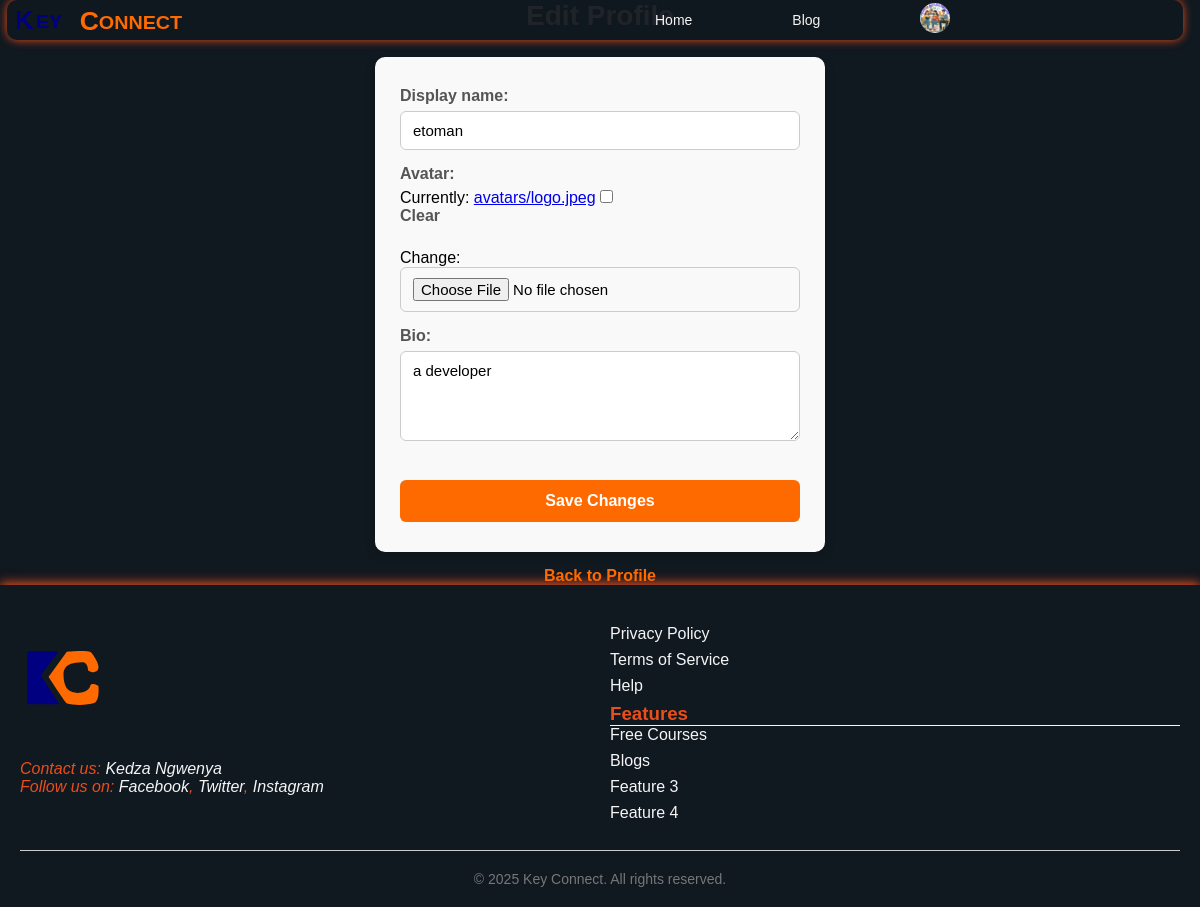
Page /profile/edit/ (signed in) on the committed database.
### keyConnectapp/models.py (models this page shows, shortened)
class Profile(models.Model):
    user = models.OneToOneField(settings.AUTH_USER_MODEL, on_delete=models.CASCADE)
    display_name = models.CharField(max_length=100, blank=True)
    avatar = models.ImageField(upload_to="avatars/", blank=True, null=True)
    bio = models.TextField(blank=True)
    personal_details = models.TextField(blank=True)  # ✅ New field

### keyConnectapp/views.py (the view)
# urls.py: path('profile/edit/', views.edit_profile_view, name='edit_profile'),
@login_required
def edit_profile_view(request):
    profile = getattr(request.user, 'profile', None)
    if request.method == 'POST':
        form = ProfileForm(request.POST, request.FILES, instance=profile)
        if form.is_valid():
            form.save()
            messages.success(request, 'Profile updated successfully.')
            return redirect('profile', user_id=request.user.id)
    else:
        form = ProfileForm(instance=profile)
    return render(request, 'keyConnectapp/edit_profile.html', {'form': form})

### keyConnectapp/forms.py
class ProfileForm(forms.ModelForm):
    class Meta:
        model = Profile
        fields = ['display_name', 'avatar', 'bio']
        widgets = {
            'bio': forms.Textarea(attrs={'rows': 4, 'placeholder': 'Tell us about yourself'}),
        }

### keyConnectapp/context_processors.py (called while the page is built)
def user_profile(request):
    if request.user.is_authenticated:
        try:
            profile = Profile.objects.get(user=request.user)
        except Profile.DoesNotExist:
            profile = None
    else:
        profile = None
    return {'nav_profile': profile}

### keyConnectapp/templates/keyConnectapp/edit_profile.html (shortened to what this page needs)
{% extends "base.html" %}
{% load static %}
{% block content %}
<h2 class="edit-profile__title">Edit Profile</h2>
<form method="post" enctype="multipart/form-data" class="edit-profile__form">
    <div class="edit-profile__form-fields">
        {{ form.as_p }}
    </div>
    <button type="submit" class="edit-profile__submit-btn">Save Changes</button>
</form>
<a href="{% url 'profile' request.user.id %}" class="edit-profile__back-link">Back to Profile</a>
{% endblock %}

### templates/base.html (shortened to what this page needs)
<!DOCTYPE html>
<html>
<head>
    {% load static %}
    <link rel="stylesheet" href="{% static 'keyConnectapp/style.css' %}">
</head>
<body>
    <header class="main-header">
        <nav class="navbar">
            <img class="logo" src="{% static 'keyConnectapp/images/logooo.svg' %}" alt="Logo" />
            <ul class="nav-links">
                <li><a href="{% url 'home' %}">Home</a></li>
                <li><a href="{% url 'blog' %}">Blog</a></li>
                {% if user.is_authenticated %}
                <li class="profile-dropdown">
                    <img src="{% if nav_profile and nav_profile.avatar %}{{ nav_profile.avatar.url }}{% else %}{% static 'images/default_avatar.png' %}{% endif %}"
                        alt="Profile" class="nav-profile-pic" />
                </li>
                {% else %}
                <li><a href="{% url 'login' %}">Login</a></li>
                <li><a href="{% url 'register' %}"><span class="sign-up">Register</span></a></li>
                {% endif %}
            </ul>
        </nav>
    </header>
    <main>
        {% block content %}{% endblock %}
    </main>
    <footer>
        <div class="footer-container">
            <address class="footer-left">
                <div class="footer-logo">
                    <img class="logo" src="{% static 'keyConnectapp/images/KEY-CONNECT.svg' %}" alt="Logo">
                </div>
                <p>Contact us: <a href="mailto:kedzangwenya@gmail.com">Kedza Ngwenya</a></p>
                <p>Follow us on:
                    <a href="https://www.facebook.com/keyconnect">Facebook</a>,
                    <a href="https://www.twitter.com/keyconnect">Twitter</a>,
                    <a href="https://www.instagram.com/keyconnect">Instagram</a>
                </p>
            </address>
            <div class="footer-right">
                <nav class="footer-nav">
                    <ul>
                        <li><a href="#">Privacy Policy</a></li>
                        <li><a href="#">Terms of Service</a></li>
                        <li><a href="#">Help</a></li>
                    </ul>
                </nav>
                <div class="feature">
                    <h3>Features</h3>
                    <ul>
                        <li><a href="#">Free Courses</a></li>
                        <li><a href="#">Blogs</a></li>
                        <li><a href="#">Feature 3</a></li>
                        <li><a href="#">Feature 4</a></li>
                    </ul>
                </div>
            </div>
        </div>
        <div class="footer-bottom">
            <p>&copy; 2025 Key Connect. All rights reserved.</p>
        </div>
    </footer>
</body>
</html>

### keyConnectapp/static/keyConnectapp/style.css (style rules this page uses)
* { margin: 0; padding: 0; box-sizing: border-box; font-family: 'Arial', 'roboto'; }
:root { --background-color1: #ffb400; --background-color2: #e94e1b; --text-color: #2b2b2b; --rich-black: #101820; --rich-black2: #10182085; --text-color2: #f5f5f5; --test-color1: #ff6a00; }
body { background-color: var(--rich-black); }
.main-header { width: 98%; height: 40px; background-color: var(--rich-black2); display: flex; align-items: center; padding: 0 10px; margin: auto; border-radius: 10px; box-shadow: 0 0 10px var(--background-color2); position: fixed; top: 0; left: 7px; z-index: 1000; }
.navbar { width: 100%; display: flex; justify-content: space-between; align-items: center; }
.logo { height: 5%; width: 15%; }
.nav-links { list-style: none; display: flex; align-items: center; gap: 100px; margin: 0; width: 50%; padding: 0 5px 0 60px; }
.nav-links li { position: relative; }
.nav-links a { text-decoration: none; color: var(--text-color2); font-size: 14px; }
.nav-profile-pic { height: 30px; width: 30px; border-radius: 50%; cursor: pointer; object-fit: cover; aspect-ratio: 1 / 1; margin: 2 0 0 10px; }
.profile-dropdown { position: relative; }
:root { --cards-visible: 3; --gap: 20px; --card-height: 320px; }
footer { background-color: var(--rich-black); padding: 40px 20px 20px; font-family: sans-serif; box-shadow: 0 -2px 10px var(--background-color2); }
.feature h3 { color: var(--background-color2); border-bottom: 1px solid var(--text-color2); }
.footer-container { display: flex; justify-content: space-between; flex-wrap: wrap; gap: 20px; border-bottom: 1px solid #ccc; padding-bottom: 20px; }
.footer-container p { color: var(--background-color2); }
.footer-left, .footer-right { flex: 1; min-width: 250px; }
.footer-logo img { max-width: 120px; margin-bottom: 10px; }
.footer-nav ul, .feature ul { list-style: none; padding: 0; }
.footer-nav ul li, .feature ul li { margin-bottom: 8px; }
.footer-nav a, .feature a, address a { color: var(--text-color2); text-decoration: none; }
.footer-bottom { text-align: center; margin-top: 20px; font-size: 14px; color: #777; }
.edit-profile__title { font-size: 28px; font-weight: 700; color: #333; margin-bottom: 25px; text-align: center; }
.edit-profile__form { max-width: 450px; margin: 0 auto; background-color: #f9f9f9; padding: 30px 25px; border-radius: 10px; box-shadow: 0 4px 12px rgba(0,0,0,0.1); display: flex; flex-direction: column; gap: 20px; }
.edit-profile__form-fields p { margin-bottom: 15px; }
.edit-profile__form-fields label { display: block; font-weight: 600; margin-bottom: 6px; color: #555; }
.edit-profile__form-fields input[type="text"], .edit-profile__form-fields input[type="email"], .edit-profile__form-fields textarea, .edit-profile__form-fields input[type="file"] { width: 100%; padding: 10px 12px; border: 1px solid #ccc; border-radius: 6px; font-size: 15px; transition: border-color 0.3s ease; }
.edit-profile__submit-btn { padding: 12px 0; background-color: #ff6a00; border: none; border-radius: 6px; color: white; font-weight: 700; font-size: 16px; cursor: pointer; transition: background-color 0.3s ease; }
.edit-profile__back-link { display: block; margin-top: 15px; text-align: center; color: #ff6a00; font-weight: 600; text-decoration: none; }

### rows in the picture
Profile: avatar (picture), display_name "etoman", bio "a developer"
